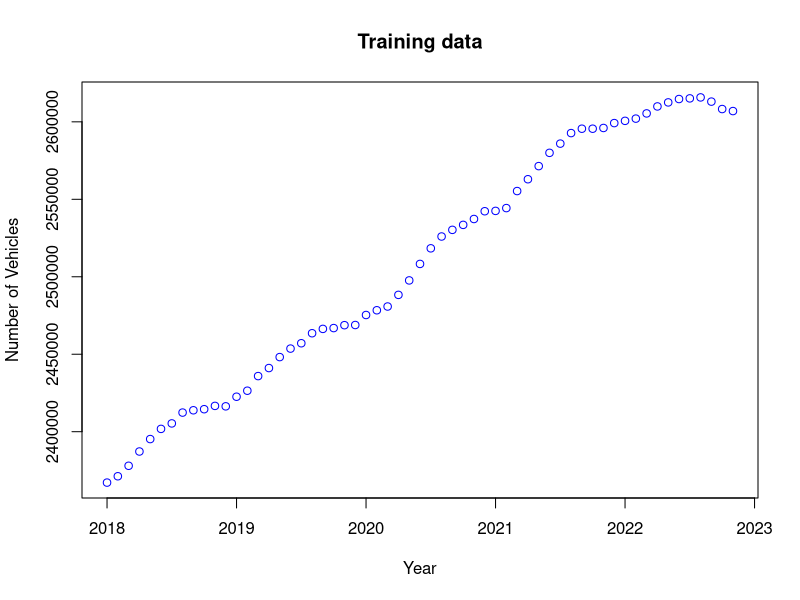
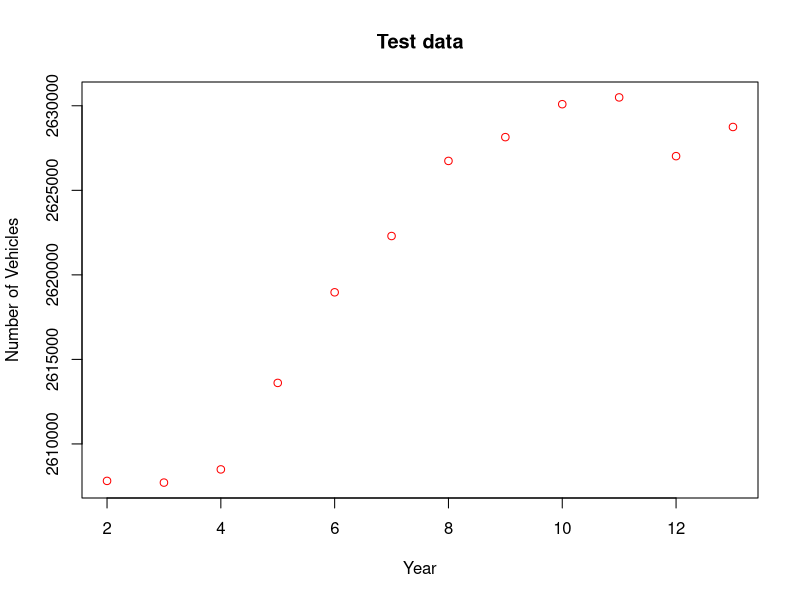
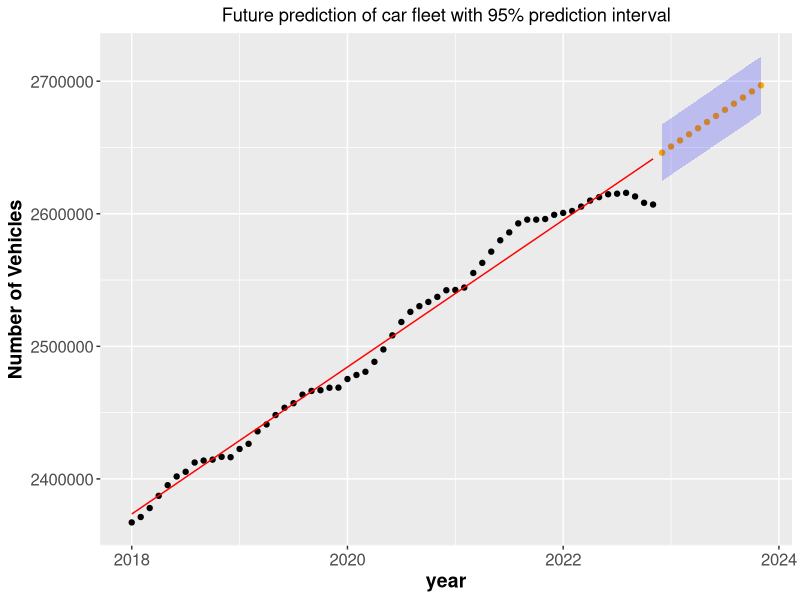
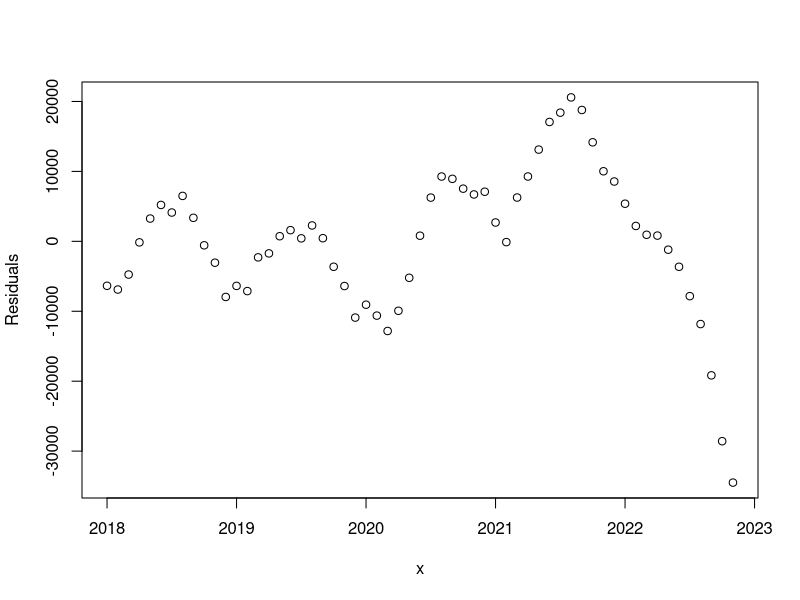
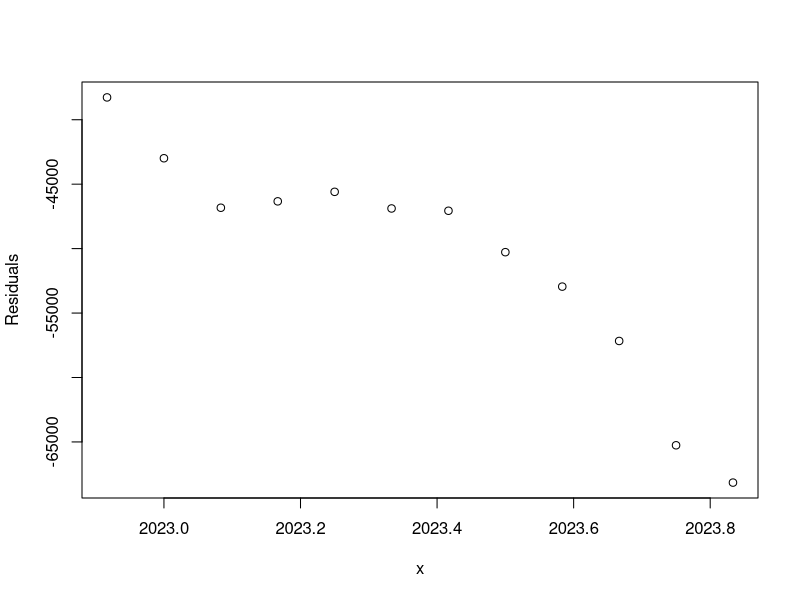
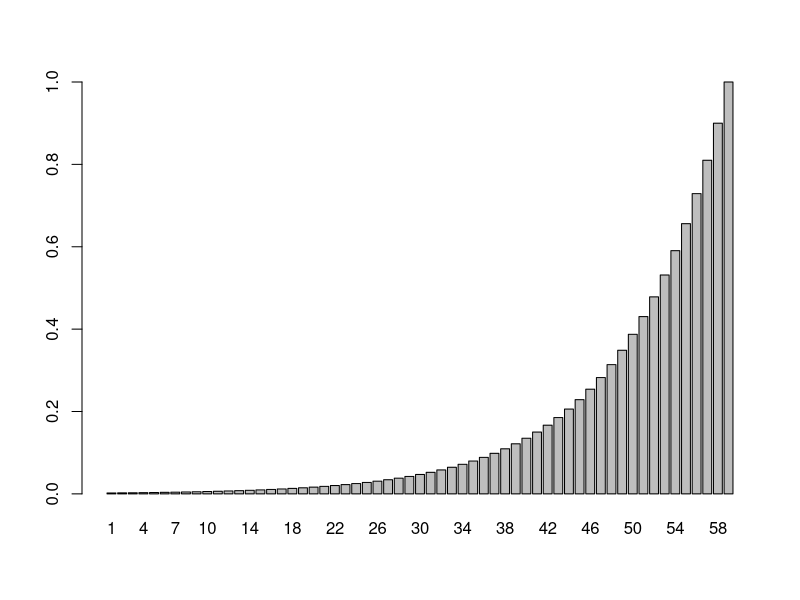
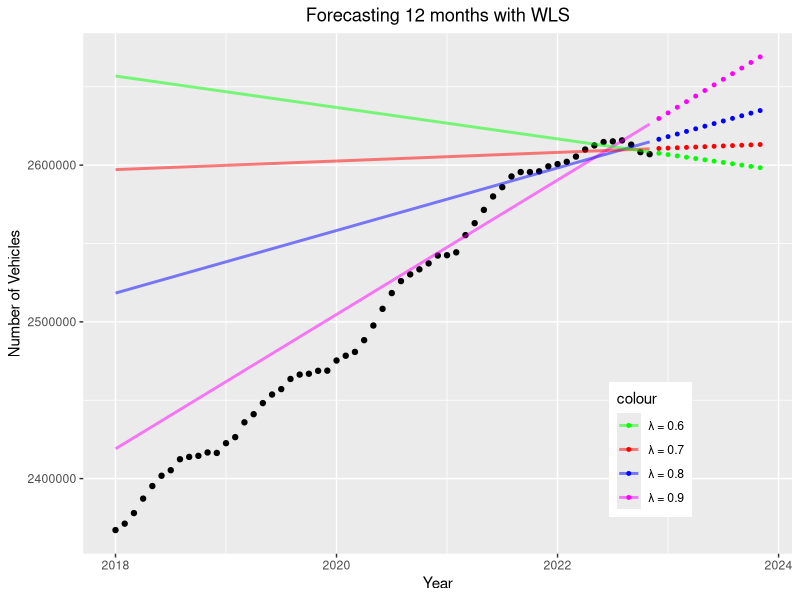
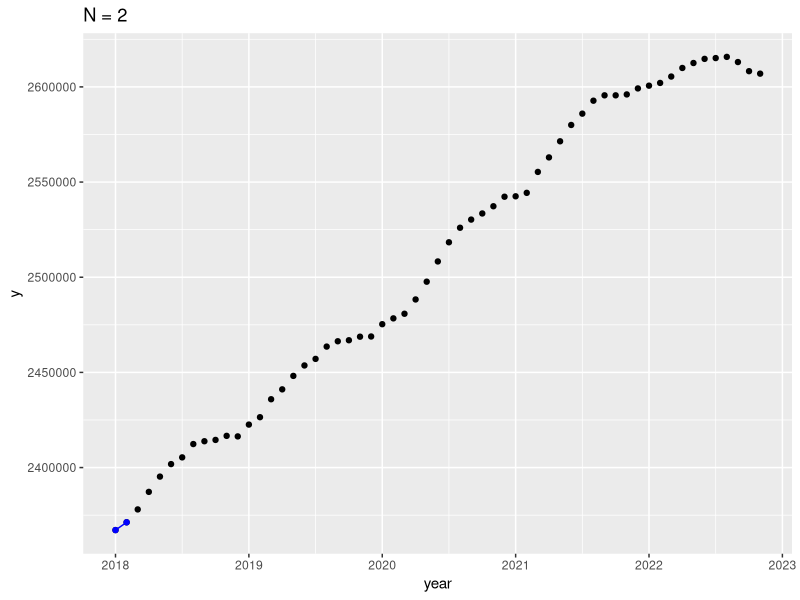

These charts were generated, in order, by the following R code: (Note: this script raises an error after producing the figures.)
# Required package to read excel
library("readxl")
library("ggplot2")

### DATA IMPORT ###
# Training Data
my_data <- read_excel("Assignment 1/DST_BIL54_train.xlsx")
# my_data <- read_excel("/Users/thomastrosborg/Desktop/Uni/Master/1. semester/Time Series Analysis/git/Assignment 1/DST_BIL54_train.xlsx")
n_train <- length(my_data)
train <- unlist(my_data[1, 2:n_train])
x <- seq(2018, 2022 + 10 / 12, by = 1 / 12)
n <- length(x)
y_train <- train

# Test Data
my_data <- read_excel("Assignment 1/DST_BIL54_test.xlsx")
# my_data <- read_excel("/Users/thomastrosborg/Desktop/Uni/Master/1. semester/Time Series Analysis/git/Assignment 1/DST_BIL54_test.xlsx")
n_test <- length(my_data)
test <- unlist(my_data[1, 2:n_test])


##### Q1 #####
plot(x, train, col = "blue", title("Training data"), xlab="Year", ylab="Number of Vehicles")

plot(2:n_test, test, col = "red", title("Test data"), xlab="Year", ylab="Number of Vehicles")




##### Q2 #####
# Q2.1
ones <- rep(1, length(x))
x_ols <- cbind(ones, x)
theta <- solve(t(x_ols) %*% x_ols) %*% t(x_ols) %*% train

y_hat <- x_ols %*% theta
#plot(x, y_hat, col = "blue", title("Training data - OLS estimate"))
print(theta)

# Error, squared errors and residual variance estimate
error <- train - y_hat
RSS_ols <- t(error) %*% error
sigma2 <- as.numeric(RSS_ols) / (n_train - length(theta))

# Variance and std of estimated errors
v_ols <- sigma2 * solve(t(x_ols) %*% x_ols)
s_ols <- sqrt(diag(v_ols))

# Make forecast for next 12 months
x_test <- seq(2022 + 11 / 12, 2023 + 10 / 12, by = 1 / 12)
x_forecast <- cbind(1, x_test)
y_forecast <- x_forecast %*% theta

# Confidence interval
alpha <- 0.05
vmatrix <- sigma2 * (1 + (x_forecast %*% solve(t(x_ols) %*% x_ols)) %*% t(x_forecast))

CI_lb <- y_forecast - qt(1 - alpha / 2, n_train - length(theta)) * sqrt(diag(vmatrix))
CI_ub <- y_forecast + qt(1 - alpha / 2, n_train - length(theta)) * sqrt(diag(vmatrix))

# Plot fitted model, training data, forecast and CI
df_train <- data.frame(year = x, y = train, y_hat = y_hat)
df_forecast <- data.frame(year = x_forecast[,2], y = y_forecast, CI_lb = CI_lb, CI_ub = CI_ub)


ggplot(df_train, aes(x = year, y=train), title("Prediction of car fleet")) +
  geom_point(col = "black") + 
  geom_line(aes(x = year, y=y_hat), col="red", size = 0.5) +
  geom_point(data = df_forecast, aes(x = year, y = y), col="orange", size=1.5) +
  geom_ribbon(data=df_forecast, aes(x=year,ymin=CI_lb, ymax=CI_ub), inherit.aes=FALSE, alpha=0.2, fill="blue") +
  ggtitle("Future prediction of car fleet with 95% prediction interval") + ylab("Number of Vehicles") +
  theme(plot.title = element_text(hjust = 0.5), axis.text=element_text(size=12), axis.title=element_text(size=14,face="bold"))

# Residual of model on historic data, clearly not white noise
plot(x, error, ylab = "Residuals")

# Test error, model overestimates car fleet
plot(x_forecast[, 2], test - y_forecast, ylab = "Residuals", xlab = "x")




##### Q3 #####

# 3.1
lambda <- 0.9
SIGMA_OLS <- diag(n)
SIGMA_WLS <- diag(n)
for (i in 1:n) {
  SIGMA_WLS[i,i] <- 1/lambda^(n-i)
}
print(SIGMA_WLS[55:59,55:59])
W_WLS <- solve(SIGMA_WLS)

# 3.2
weights <- lambda^((n-1):0)
# plot the weights:
barplot(weights, names=1:n)

# 3.3
print(sum(weights))

# 3.4
WLS <- solve(t(x_ols)%*%solve(SIGMA_WLS)%*%x_ols)%*%(t(x_ols)%*%solve(SIGMA_WLS)%*%y_train)
print(WLS)

# 3.5
y_wls <- x_test
lambdas <- c(0.9, 0.8, 0.7, 0.6)
df_forecast_wls <- data.frame(year = x_forecast[,2])
frame_names <- c('l09', 'l08', 'l07', 'l06')
df_forecast_wls[frame_names] <- NA

df_train[frame_names] <- NA

for (j in 1:length(lambdas)) {
  lambda = lambdas[j]
  for (i in 1:n) {
    SIGMA_WLS[i,i] <- 1/lambda^(n-i)
  }
  WLS <- solve(t(x_ols)%*%solve(SIGMA_WLS)%*%x_ols)%*%(t(x_ols)%*%solve(SIGMA_WLS)%*%y_train)
  y_pred <- x_forecast %*% WLS
  df_forecast_wls[frame_names[j]] <- y_pred
  df_train[frame_names[j]] <- x_ols %*% WLS
}

colors <- c("magenta", "blue", "red", "green")

ggplot(df_train, aes(x = year, y=train, colour='black')) +
  geom_point(col = "black") +
  geom_point(data=df_forecast_wls, aes(x=year, y=l09, colour="n9"), size=1)+
  geom_point(data=df_forecast_wls, aes(x=year, y=l08, colour="n8"), size=1)+
  geom_point(data=df_forecast_wls, aes(x=year, y=l07, colour="n7"), size=1)+
  geom_point(data=df_forecast_wls, aes(x=year, y=l06, colour="n6"), size=1)+
  geom_line(data=df_train, aes(x=year, y=l09, colour="n9"),linewidth=1, alpha=0.5)+
  geom_line(data=df_train, aes(x=year, y=l08, colour="n8"),linewidth=1, alpha=0.5)+
  geom_line(data=df_train, aes(x=year, y=l07, colour="n7"),linewidth=1, alpha=0.5)+
  geom_line(data=df_train, aes(x=year, y=l06, colour="n6"),linewidth=1, alpha=0.5)+
  theme(legend.position = c(0.8, 0.2), plot.title = element_text(hjust = 0.5)) +
  scale_color_manual(values = c(n9 = colors[1], n8 = colors[2], n7 = colors[3], n6 = colors[4]),
                     labels = c(n9 = "\u03bb = 0.9", n8 = "\u03bb = 0.8", n7 = "\u03bb = 0.7", n6 = "\u03bb = 0.6")) +
  labs(y= "Number of Vehicles", x = "Year", title = "Forecasting 12 months with WLS")
  
# 3.6


##### Q4 #####

# 4.1 
f <- function(j) rbind(1, j)
L <- matrix(c(1.,0., 1.,1.),
            byrow=TRUE, nrow=2)
Linv <- solve(L) 

# 4.2
i <- 1
F_N <-  (lambda^0) * f(0)%*%t(f(0))
h_N <-  (lambda^0) * f(0) * y_train[i]

# 4.3
# Using λ = 0.9 update FN and hN recursively and provide F10 and h10. We will 
# not calculate predictions for these first 10 steps.
lambda = 0.9
for (i in 2:10){
  F_N <- F_N + lambda^(i-1) * f(-(i-1)) %*% t(f(-(i-1)))  
  h_N <- lambda * Linv %*% h_N + f(0)*y_train[i]
  theta_N <- solve(F_N)%*%h_N
  
  yhat_N <- t(f(-(i-1):(59-i)))%*%theta_N
  plot_N <- ggplot(df_train, aes(x=year, y=y)) +
    geom_point() + 
    geom_point(data=df_train[1:i,], col="blue") + 
    geom_line(data=df_train[1:i,], aes(y=yhat_N[1:i]), col="blue") +
    #geom_line(aes(y=yhat_ols), col="red", linetype=2) + 
    #xlim(1980, 2005) + ylim(0,5.5) + 
    ggtitle(paste0("N = ", i))
  
  print(plot_N)
}

# 4.4
# Now update the model recursively up to F59 and h59, while also calculating predictions at each
# step. You should calculate predictions for 1 month ahead, 6 months ahead and 12 months ahead.
for (i in 11:59){
  F_N <- F_N + lambda^(i-1) * f(-(i-1)) %*% t(f(-(i-1)))  
  h_N <- lambda * Linv %*% h_N + f(0)*y[i]
  theta_N <- solve(F_N)%*%h_N
  
  yhat_N <- t(f(-(i-1):(59-i)))%*%theta_N
  ypred_1 <- t(f(1:2))%*%theta_N
  ypred_6 <- t(f(1:6))%*%theta_N
  ypred_12 <- t(f(1:12))%*%theta_N
  
  plot_N <- ggplot(df_train, aes(x=year, y=y)) +
    geom_point() + 
    geom_point(data=df_train[1:i,], col="blue") + 
    geom_line(data=df_train[1:i,], aes(y=yhat_N[1:i]), col="blue") +
    
    #geom_line(aes(y=yhat_ols), col="red", linetype=2) + 
    #xlim(1980, 2005) + ylim(0,5.5) + 
    ggtitle(paste0("N = ", i))
  
  print(plot_N)
  
}
